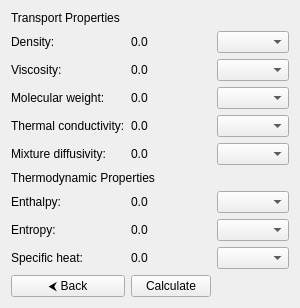
<?xml version="1.0" encoding="UTF-8"?>
<ui version="4.0">
    <class>PropertiesOutputPage</class>
    <widget class="QWidget" name="PropertiesOutputPage">
        <layout class="QGridLayout" name="gridLayout">
            <!-- Row 0 -->
            <item row="0" column="0" colspan="3">
                <widget class="QLabel" name="transportLabel">
                    <property name="text">
                        <string>Transport Properties</string>
                    </property>
                </widget>
            </item>

            <!-- Row 1 -->
            <item row="1" column="0">
                <widget class="QLabel" name="rhoNameLabel">
                    <property name="text">
                        <string>Density:</string>
                    </property>
                </widget>
            </item>
            <item row="1" column="1">
                <widget class="QLabel" name="rhoValueLabel">
                    <property name="text">
                        <string>0.0</string>
                    </property>
                </widget>
            </item>
            <item row="1" column="2">
                <widget class="QComboBox" name="rhoComboBox">
                </widget>
            </item>


            <!-- Row 2 -->
            <item row="2" column="0">
                <widget class="QLabel" name="muNameLabel">
                    <property name="text">
                        <string>Viscosity:</string>
                    </property>
                </widget>
            </item>
            <item row="2" column="1">
                <widget class="QLabel" name="muValueLabel">
                    <property name="text">
                        <string>0.0</string>
                    </property>
                </widget>
            </item>
            <item row="2" column="2">
                <widget class="QComboBox" name="muComboBox">
                </widget>
            </item>


            <!-- Row 3 -->
            <item row="3" column="0">
                <widget class="QLabel" name="mwNameLabel">
                    <property name="text">
                        <string>Molecular weight:</string>
                    </property>
                </widget>
            </item>
            <item row="3" column="1">
                <widget class="QLabel" name="mwValueLabel">
                    <property name="text">
                        <string>0.0</string>
                    </property>
                </widget>
            </item>
            <item row="3" column="2">
                <widget class="QComboBox" name="mwComboBox">
                </widget>
            </item>

            <!-- Row 4 -->
            <item row="4" column="0">
                <widget class="QLabel" name="condNameLabel">
                    <property name="text">
                        <string>Thermal conductivity:</string>
                    </property>
                </widget>
            </item>
            <item row="4" column="1">
                <widget class="QLabel" name="condValueLabel">
                    <property name="text">
                        <string>0.0</string>
                    </property>
                </widget>
            </item>
            <item row="4" column="2">
                <widget class="QComboBox" name="condComboBox">
                </widget>
            </item>

            <!-- Row 5 -->
            <item row="5" column="0">
                <widget class="QLabel" name="diffNameLabel">
                    <property name="text">
                        <string>Mixture diffusivity:</string>
                    </property>
                </widget>
            </item>
            <item row="5" column="1">
                <widget class="QLabel" name="diffValueLabel">
                    <property name="text">
                        <string>0.0</string>
                    </property>
                </widget>
            </item>
            <item row="5" column="2">
                <widget class="QComboBox" name="diffComboBox">
                </widget>
            </item>

            <!-- Row 6 -->
            <item row="6" column="0" colspan="3">
                <widget class="QLabel" name="thermodynamicLabel">
                    <property name="text">
                        <string>Thermodynamic Properties</string>
                    </property>
                </widget>
            </item>


            <!-- Row 7 -->
            <item row="7" column="0">
                <widget class="QLabel" name="hNameLabel">
                    <property name="text">
                        <string>Enthalpy:</string>
                    </property>
                </widget>
            </item>
            <item row="7" column="1">
                <widget class="QLabel" name="hValueLabel">
                    <property name="text">
                        <string>0.0</string>
                    </property>
                </widget>
            </item>
            <item row="7" column="2">
                <widget class="QComboBox" name="hComboBox">
                </widget>
            </item>


            <!-- Row 8 -->
            <item row="8" column="0">
                <widget class="QLabel" name="sNameLabel">
                    <property name="text">
                        <string>Entropy:</string>
                    </property>
                </widget>
            </item>
            <item row="8" column="1">
                <widget class="QLabel" name="sValueLabel">
                    <property name="text">
                        <string>0.0</string>
                    </property>
                </widget>
            </item>
            <item row="8" column="2">
                <widget class="QComboBox" name="sComboBox">
                </widget>
            </item>


            <!-- Row 9 -->
            <item row="9" column="0">
                <widget class="QLabel" name="cpNameLabel">
                    <property name="text">
                        <string>Specific heat:</string>
                    </property>
                </widget>
            </item>
            <item row="9" column="1">
                <widget class="QLabel" name="cpValueLabel">
                    <property name="text">
                        <string>0.0</string>
                    </property>
                </widget>
            </item>
            <item row="9" column="2">
                <widget class="QComboBox" name="cpComboBox">
                </widget>
            </item>


            <!-- Row 10 -->
            <item row="10" column="0">
                <widget class="QPushButton" name="backButton">
                    <property name="text">
                        <string>&#x2B9C; Back</string>
                    </property>
                    <property name="toolTip">
                        <string>Go back to calculation input page</string>
                    </property>
                </widget>
            </item>
            <item row="10" column="1">
                <widget class="QPushButton" name="calculateButton">
                    <property name="text">
                        <string>Calculate</string>
                    </property>
                    <property name="toolTip">
                        <string>Calculate thermodynamic and transport properties</string>
                    </property>
                </widget>
            </item>
        </layout>
    </widget>
</ui>
